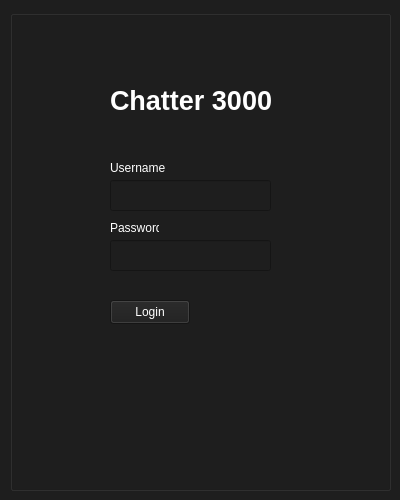
<?xml version="1.0" encoding="UTF-8"?>
<ui version="4.0">
 <class>StartingWindow</class>
 <widget class="QWidget" name="StartingWindow">
  <property name="geometry">
   <rect>
    <x>0</x>
    <y>0</y>
    <width>400</width>
    <height>500</height>
   </rect>
  </property>
  <property name="minimumSize">
   <size>
    <width>400</width>
    <height>500</height>
   </size>
  </property>
  <property name="windowTitle">
   <string>StartingWindow</string>
  </property>
  <property name="styleSheet">
   <string notr="true">background-color: #1e1e1e;</string>
  </property>
  <widget class="QGroupBox" name="grpBoxLoading">
   <property name="geometry">
    <rect>
     <x>10</x>
     <y>10</y>
     <width>381</width>
     <height>481</height>
    </rect>
   </property>
   <property name="styleSheet">
    <string notr="true"/>
   </property>
   <property name="title">
    <string/>
   </property>
   <property name="flat">
    <bool>true</bool>
   </property>
   <widget class="QLabel" name="lblLoader">
    <property name="geometry">
     <rect>
      <x>100</x>
      <y>150</y>
      <width>170</width>
      <height>160</height>
     </rect>
    </property>
    <property name="font">
     <font>
      <pointsize>24</pointsize>
      <bold>true</bold>
     </font>
    </property>
    <property name="text">
     <string/>
    </property>
    <property name="alignment">
     <set>Qt::AlignCenter</set>
    </property>
   </widget>
   <widget class="QLabel" name="lblTitle">
    <property name="geometry">
     <rect>
      <x>90</x>
      <y>60</y>
      <width>181</width>
      <height>41</height>
     </rect>
    </property>
    <property name="font">
     <font>
      <pointsize>20</pointsize>
      <bold>true</bold>
     </font>
    </property>
    <property name="text">
     <string>Chatter 3000</string>
    </property>
    <property name="alignment">
     <set>Qt::AlignCenter</set>
    </property>
   </widget>
   <widget class="QLabel" name="lblStatus">
    <property name="geometry">
     <rect>
      <x>63</x>
      <y>353</y>
      <width>259</width>
      <height>50</height>
     </rect>
    </property>
    <property name="font">
     <font>
      <pointsize>14</pointsize>
      <bold>true</bold>
     </font>
    </property>
    <property name="layoutDirection">
     <enum>Qt::LeftToRight</enum>
    </property>
    <property name="text">
     <string>Starting...</string>
    </property>
    <property name="alignment">
     <set>Qt::AlignCenter</set>
    </property>
    <property name="wordWrap">
     <bool>true</bool>
    </property>
   </widget>
  </widget>
  <widget class="QGroupBox" name="grpBoxLogin">
   <property name="geometry">
    <rect>
     <x>10</x>
     <y>10</y>
     <width>381</width>
     <height>481</height>
    </rect>
   </property>
   <property name="styleSheet">
    <string notr="true"/>
   </property>
   <property name="title">
    <string/>
   </property>
   <property name="flat">
    <bool>true</bool>
   </property>
   <widget class="QLabel" name="lblTitle_3">
    <property name="geometry">
     <rect>
      <x>100</x>
      <y>70</y>
      <width>181</width>
      <height>41</height>
     </rect>
    </property>
    <property name="font">
     <font>
      <pointsize>20</pointsize>
      <bold>true</bold>
     </font>
    </property>
    <property name="styleSheet">
     <string notr="true">color: white;</string>
    </property>
    <property name="text">
     <string>Chatter 3000</string>
    </property>
    <property name="alignment">
     <set>Qt::AlignLeading|Qt::AlignLeft|Qt::AlignVCenter</set>
    </property>
   </widget>
   <widget class="QLabel" name="lblPassword">
    <property name="geometry">
     <rect>
      <x>100</x>
      <y>210</y>
      <width>49</width>
      <height>16</height>
     </rect>
    </property>
    <property name="styleSheet">
     <string notr="true">color: white;</string>
    </property>
    <property name="text">
     <string>Password</string>
    </property>
   </widget>
   <widget class="QLabel" name="lblUsername">
    <property name="geometry">
     <rect>
      <x>100</x>
      <y>150</y>
      <width>61</width>
      <height>16</height>
     </rect>
    </property>
    <property name="styleSheet">
     <string notr="true">color: white;</string>
    </property>
    <property name="text">
     <string>Username</string>
    </property>
   </widget>
   <widget class="QPushButton" name="btnLogin">
    <property name="geometry">
     <rect>
      <x>100</x>
      <y>290</y>
      <width>80</width>
      <height>24</height>
     </rect>
    </property>
    <property name="styleSheet">
     <string notr="true">color: white</string>
    </property>
    <property name="text">
     <string>Login</string>
    </property>
    <property name="flat">
     <bool>false</bool>
    </property>
   </widget>
   <widget class="QLineEdit" name="txtLineUsername">
    <property name="geometry">
     <rect>
      <x>100</x>
      <y>170</y>
      <width>161</width>
      <height>31</height>
     </rect>
    </property>
   </widget>
   <widget class="QLineEdit" name="txtLinePassword">
    <property name="geometry">
     <rect>
      <x>100</x>
      <y>230</y>
      <width>161</width>
      <height>31</height>
     </rect>
    </property>
   </widget>
   <widget class="QLabel" name="lblStatusLogin">
    <property name="geometry">
     <rect>
      <x>100</x>
      <y>270</y>
      <width>161</width>
      <height>16</height>
     </rect>
    </property>
    <property name="text">
     <string/>
    </property>
   </widget>
  </widget>
 </widget>
 <resources/>
 <connections/>
</ui>
